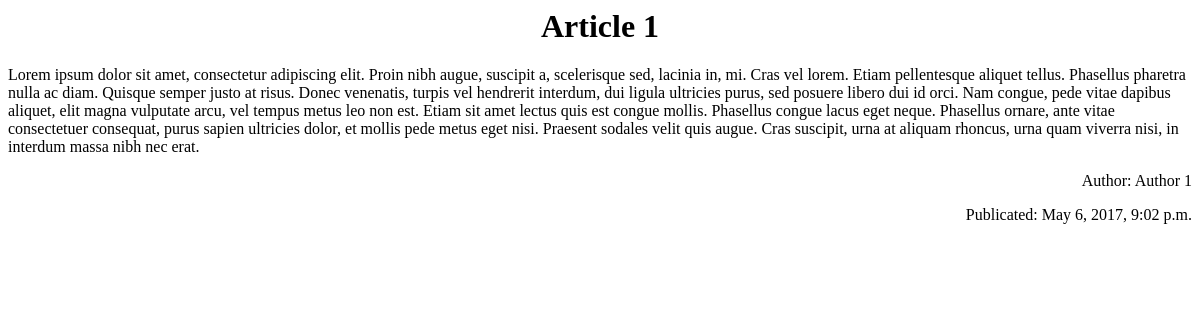
Before: /blog/1/ with the older database file.
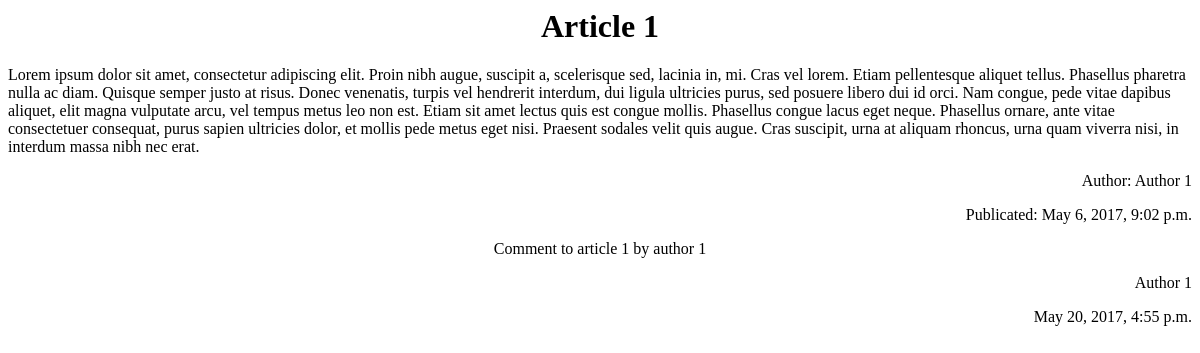
After: the same page with the newer database file.
### blog/models.py (models this page shows, shortened)
class Article(models.Model):
    article_author = models.ForeignKey(Author, null=True, on_delete=models.SET_NULL)
    title = models.CharField(max_length=200)
    content = models.CharField(max_length=2000)
    publication_date = models.DateTimeField(auto_now_add=True)
    last_modification_date = models.DateTimeField(auto_now=True)

class Author(models.Model):
    name = models.CharField(max_length=200)
    join_date = models.DateTimeField(auto_now_add=True)
    def __str__(self):
        return self.name

class Comment(models.Model):
    article = models.ForeignKey(Article, null=True, on_delete=models.SET_NULL)
    comment_author = models.ForeignKey(Author,null=True, on_delete=models.SET_NULL)
    content = models.CharField(max_length=300)
    publication_date = models.DateTimeField(auto_now_add=True)
    last_modification_date = models.DateTimeField(auto_now=True)

### blog/views.py (the view)
# urls.py: url(r'^(?P<pk>[0-9]+)/$', views.DetailView.as_view(), name='detail')
class DetailView(generic.DetailView):
    template_name = 'blog/DetailView.html'
    model = Article

### blog/templates/blog/DetailView.html (shortened to what this page needs)
<h1 align="center">{{article.title}}</h1>
<p>{{article.content}}</p>
<p align="right">Author: {{article.article_author}}</p>
<p align="right">Publicated: {{article.publication_date}}</p>
{% for comment in article.comment_set.all %}
<p align="center">{{comment.content}}</p>
<p align="right">{{comment.comment_author}}</p>
<p align="right">{{comment.publication_date}}</p>
{% endfor %}

Changed rows visible on the page:
added Comment: content "Comment to article 1 by author 1", comment_author "Author 1", publication_date "May 20, 2017, 4:55 p.m."
